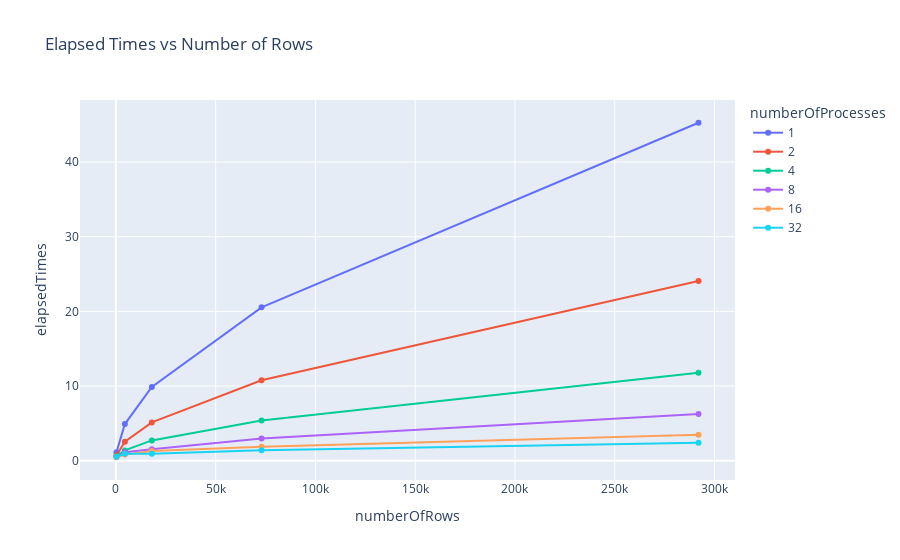

The notebook cell saved with this chart:
### Code cell
# import matplotlib.pyplot as plt
# import seaborn as sns

import plotly
import plotly.express as px
import plotly.figure_factory as ff
import plotly.graph_objects as go
from plotly.subplots import make_subplots

if is_notebook():
    fig = px.line(df_stat, x="numberOfRows", y="elapsedTimes", color="numberOfProcesses", markers=True, title="Elapsed Times vs Number of Rows")
    fig.show()

### Figure 1 — Plotly figure (JSON) as saved in the notebook; plotly's stock layout.template omitted (floating-point values rounded to 4 significant figures)
{"data": [{"hovertemplate": "numberOfProcesses=1<br>numberOfRows=%{x}<br>elapsedTimes=%{y}<extra></extra>", "legendgroup": "1", "line": {"color": "#636efa", "dash": "solid"}, "marker": {"symbol": "circle"}, "mode": "lines+markers", "name": "1", "orientation": "v", "showlegend": true, "type": "scatter", "x": [300, 4500, 18000, 73000, 292000], "xaxis": "x", "y": [1.142, 4.908, 9.878, 20.54, 45.26], "yaxis": "y"}, {"hovertemplate": "numberOfProcesses=2<br>numberOfRows=%{x}<br>elapsedTimes=%{y}<extra></extra>", "legendgroup": "2", "line": {"color": "#EF553B", "dash": "solid"}, "marker": {"symbol": "circle"}, "mode": "lines+markers", "name": "2", "orientation": "v", "showlegend": true, "type": "scatter", "x": [300, 4500, 18000, 73000, 292000], "xaxis": "x", "y": [0.7027, 2.544, 5.128, 10.77, 24.06], "yaxis": "y"}, {"hovertemplate": "numberOfProcesses=4<br>numberOfRows=%{x}<br>elapsedTimes=%{y}<extra></extra>", "legendgroup": "4", "line": {"color": "#00cc96", "dash": "solid"}, "marker": {"symbol": "circle"}, "mode": "lines+markers", "name": "4", "orientation": "v", "showlegend": true, "type": "scatter", "x": [300, 4500, 18000, 73000, 292000], "xaxis": "x", "y": [0.5734, 1.379, 2.713, 5.39, 11.77], "yaxis": "y"}, {"hovertemplate": "numberOfProcesses=8<br>numberOfRows=%{x}<br>elapsedTimes=%{y}<extra></extra>", "legendgroup": "8", "line": {"color": "#ab63fa", "dash": "solid"}, "marker": {"symbol": "circle"}, "mode": "lines+markers", "name": "8", "orientation": "v", "showlegend": true, "type": "scatter", "x": [300, 4500, 18000, 73000, 292000], "xaxis": "x", "y": [0.4892, 1.133, 1.517, 2.959, 6.247], "yaxis": "y"}, {"hovertemplate": "numberOfProcesses=16<br>numberOfRows=%{x}<br>elapsedTimes=%{y}<extra></extra>", "legendgroup": "16", "line": {"color": "#FFA15A", "dash": "solid"}, "marker": {"symbol": "circle"}, "mode": "lines+markers", "name": "16", "orientation": "v", "showlegend": true, "type": "scatter", "x": [300, 4500, 18000, 73000, 292000], "xaxis": "x", "y": [0.4608, 0.8137, 1.293, 1.854, 3.466], "yaxis": "y"}, {"hovertemplate": "numberOfProcesses=32<br>numberOfRows=%{x}<br>elapsedTimes=%{y}<extra></extra>", "legendgroup": "32", "line": {"color": "#19d3f3", "dash": "solid"}, "marker": {"symbol": "circle"}, "mode": "lines+markers", "name": "32", "orientation": "v", "showlegend": true, "type": "scatter", "x": [300, 4500, 18000, 73000, 292000], "xaxis": "x", "y": [0.5422, 0.9282, 0.9294, 1.413, 2.407], "yaxis": "y"}], "layout": {"legend": {"title": {"text": "numberOfProcesses"}, "tracegroupgap": 0}, "title": {"text": "Elapsed Times vs Number of Rows"}, "xaxis": {"anchor": "y", "domain": [0, 1], "title": {"text": "numberOfRows"}}, "yaxis": {"anchor": "x", "domain": [0, 1], "title": {"text": "elapsedTimes"}}}}
